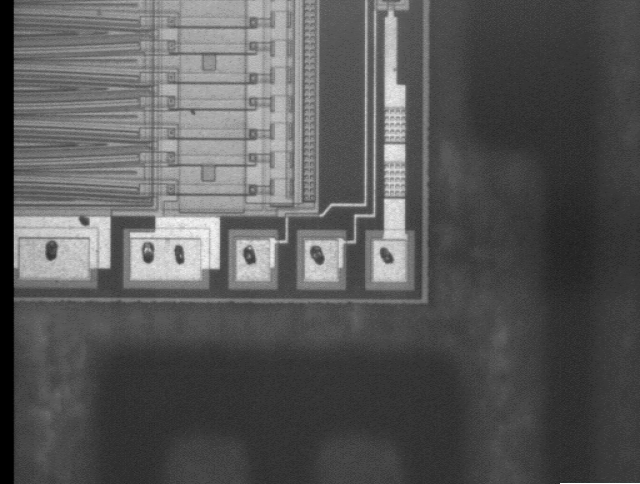
#> input picture imagesLab3/Die Pad 1.bmp, 640 x 484 px
$ python lab323.py
#> lines starting #> are read from the running program, lines starting #| are printed output that depends on the picture; after the words box and inside, x2 and y2 are one past the last pixel; in counts of white or black regions, pixels touching at a corner belong together; long printed decimals are rounded
from __future__ import print_function
from __future__ import division
import cv2 as cv
import numpy as np
import argparse

# [5 lines of commented-out code are left out]

img1 = "imagesLab3/Die Pad 1.bmp"
img2 = "imagesLab3/Die Pad 2.bmp"
img3 = "imagesLab3/Die Pad 3.bmp"

src_base = cv.imread(img1)
#> src_base is the input picture: shape (484, 640, 3); min 0, max 255, mean 88.2
src_test1 = cv.imread(img2)
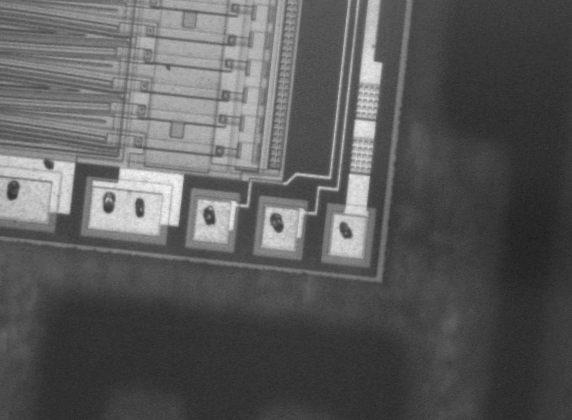
#> input picture imagesLab3/Die Pad 2.bmp, 572 x 420 px
#> src_test1 is the input picture: shape (420, 572, 3); min 29, max 248, mean 90.5
src_test2 = cv.imread(img3)
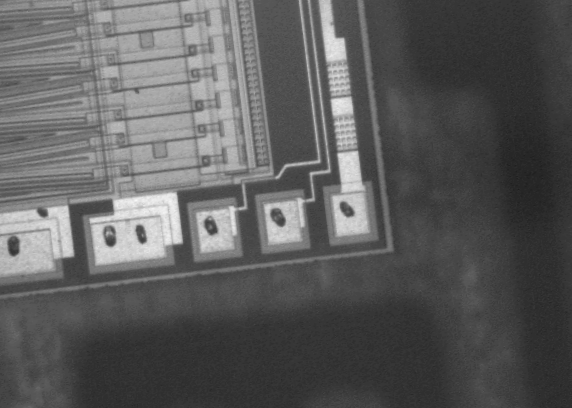
#> input picture imagesLab3/Die Pad 3.bmp, 572 x 408 px
#> src_test2 is the input picture: shape (408, 572, 3); min 29, max 248, mean 92.4

if src_base is None or src_test1 is None or src_test2 is None:
    print('Could not open or find the images!')
    exit(0)

hsv_base = cv.cvtColor(src_base, cv.COLOR_BGR2HSV)
#> hsv_base: shape (484, 640, 3); mean H, S, V 0, 0, 88.2
hsv_test1 = cv.cvtColor(src_test1, cv.COLOR_BGR2HSV)
#> hsv_test1: shape (420, 572, 3); mean H, S, V 0, 0, 90.5
hsv_test2 = cv.cvtColor(src_test2, cv.COLOR_BGR2HSV)
#> hsv_test2: shape (408, 572, 3); mean H, S, V 0, 0, 92.4
hsv_half_down = hsv_base[hsv_base.shape[0]//2:,:]
#> hsv_half_down: shape (242, 640, 3); mean H, S, V 0, 0, 72.2

h_bins = 50
s_bins = 60
histSize = [h_bins, s_bins]

# hue varies from 0 to 179, saturation from 0 to 255
h_ranges = [0, 180]
s_ranges = [0, 256]
ranges = h_ranges + s_ranges # concat lists

# Use the 0-th and 1-st channels
channels = [0, 1]
hist_base = cv.calcHist([hsv_base], channels, None, histSize, ranges, accumulate=False)
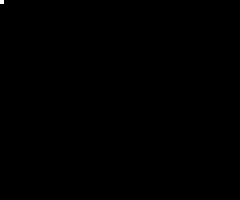
#> hist_base: shape (50, 60) float32 (shown 4 times larger); values 0 (black) and 309760 (white), 0.03% white in thin lines or dots, all inside (x1, y1, x2, y2) = (0, 0, 1, 1)
cv.normalize(hist_base, hist_base, alpha=0, beta=1, norm_type=cv.NORM_MINMAX)

hist_half_down = cv.calcHist([hsv_half_down], channels, None, histSize, ranges, accumulate=False)
cv.normalize(hist_half_down, hist_half_down, alpha=0, beta=1, norm_type=cv.NORM_MINMAX)

hist_test1 = cv.calcHist([hsv_test1], channels, None, histSize, ranges, accumulate=False)
cv.normalize(hist_test1, hist_test1, alpha=0, beta=1, norm_type=cv.NORM_MINMAX)

hist_test2 = cv.calcHist([hsv_test2], channels, None, histSize, ranges, accumulate=False)
cv.normalize(hist_test2, hist_test2, alpha=0, beta=1, norm_type=cv.NORM_MINMAX)

for compare_method in range(4):
    base_base = cv.compareHist(hist_base, hist_base, compare_method)
    base_half = cv.compareHist(hist_base, hist_half_down, compare_method)
    base_test1 = cv.compareHist(hist_base, hist_test1, compare_method)
    base_test2 = cv.compareHist(hist_base, hist_test2, compare_method)
    print('Method:', compare_method, 'Perfect, Base-Half, Base-Test(1), Base-Test(2) :',\
          base_base, '/', base_half, '/', base_test1, '/', base_test2)
#> this loop made 4 passes
#> (base_base, base_half, base_test1, base_test2) on passes 1, 3, 4: (1, 1, 1, 1), (1, 1, 1, 1), (0, 0, 0, 0)
#> (base_base, base_half, base_test2) on pass 2: (0, 0, 3.55e-15)
#| Method: 0 Perfect, Base-Half, Base-Test(1), Base-Test(2) : 1.0 / 1.0 / 1.0 / 1.0
#| Method: 1 Perfect, Base-Half, Base-Test(1), Base-Test(2) : 0.0 / 0.0 / 3.552713678800501e-15 / 3.552713678800501e-15
#| Method: 2 Perfect, Base-Half, Base-Test(1), Base-Test(2) : 1.0 / 1.0 / 1 / 1
#| Method: 3 Perfect, Base-Half, Base-Test(1), Base-Test(2) : 0.0 / 0.0 / 0.0 / 0.0
